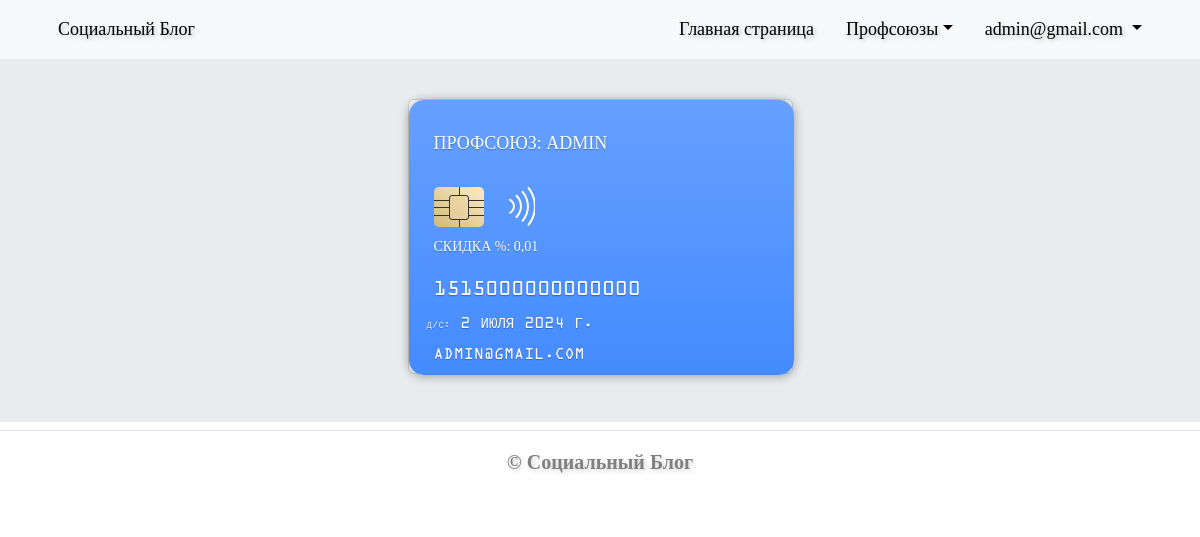
/discontcard/ (signed in), run on the app's committed database.
### users/models/custom_user_model.py (models this page shows, shortened)
class CustomUser(AbstractUser):
    objects = UserManager()
    email = models.EmailField(verbose_name="Эллектронная почта",
                              unique=True)
    password = models.CharField(verbose_name="Пароль: ",
                                unique=True,
                                max_length=255)
    phone_number = PhoneNumberField(verbose_name="Номер телефона",
                                    unique=True,
                                    null=True,
                                    blank=False)
    is_prof_union = models.BooleanField(verbose_name="Является профсоюзом",
                                        default=False)
    discont_card = models.OneToOneField(DiscontCard,
                                 on_delete=models.CASCADE,
                                 verbose_name="Пользователь карты",
                                 blank=True,
                                 null=True)
    is_active = models.BooleanField(
        _('active'),
        default=False,
        help_text=_(
            'Определяет, следует ли считать этого пользователя активным. '
            'Снимите этот флажок вместо удаления учетных записей.'
        ),
    )
    USERNAME_FIELD = 'email'
    REQUIRED_FIELDS = ['username']
    class Meta:
        verbose_name="Пользователь"
        verbose_name_plural="пользователи"

### discontcard/models.py (models this page shows)
class DiscontCard(models.Model):
    number = models.BigIntegerField(verbose_name="Номер скидочной карты",
                                    unique=True)
    data_creation = models.DateField(auto_now=True,
                                     verbose_name="Дата создания")
    procent = models.DecimalField(verbose_name="Процент скидки",
                                  max_digits=3,
                                  decimal_places=2,
                                  default=0)
    is_active = models.BooleanField(default=True,
                                    verbose_name="Статус карты")
    def __str__(self) -> str:
        return str(self.number)
    class Meta:
        verbose_name = "Дисконтная Карта"
        verbose_name_plural = "Дисконтные Карты"

### discontcard/views.py (the view)
# urls.py: path('', DiscontManagerView.as_view(), name='discontcard'),
class DiscontManagerView(DetailView):
    template_name = "discontcard/index.html"
    model = DiscontCard
    context_object_name = "discontcard"
    def get_object(self, queryset = None):
        return DiscontCard.objects.filter(
            number=str(self.request.user.discont_card)
            )[0]

### blog/context_processors.py (called while the page is built)
def navbar_top_dropdown_menu(request):
    return {"topnavbarmenu": get_list_or_404(CustomUser)}

### templates/discontcard/index.html (shortened to what this page needs)
{% extends "base.html" %}
{% block content %}
<div class="d-flex align-items-center justify-content-center">
  <div class="card card_blue">
    <div class="front">
      <div class="investor">Профсоюз: {{request.user.username}}</div>
      <div class="chip">
        <div class="chip__main"></div>
      </div>
			<div class="investor_2">СКИДКА %: {{discontcard.procent}}</div>
      <div class="card-number">
        <div class="card-number__section">{{discontcard.number}}</div>
      </div>
      <div class="end">
        <span class="end__text">д/с:</span>
        <span class="end__date">{{discontcard.data_creation}}</span>
      </div>
      <div class="card-holder">{{request.user.email}}</div>
    </div>
  </div>
</div>
{% endblock %}

### templates/includes/header.html (shortened to what this page needs)
{% load static %}
<header>
  <nav class="navbar navbar-expand-lg bg-body-tertiary">
    <div class="container">
      {% with request.resolver_match.view_name as view_name %}
      <ul class="nav nav-pills">
        <li class="nav-item">
          <a class="nav-link" href="{% url 'blog:main_page' %}">Социальный Блог</a>
          </li>
      </ul>
        <ul class="nav nav-pills">
          <li class="nav-item">
            <a class="nav-link {% if view_name == 'blog:main_page' %} active {% endif %}"
                href="{% url 'blog:main_page' %}">Главная страница</a>
          </li>
          <li class="nav-item dropdown" >
            <a class="nav-link dropdown-toggle" role="button" data-bs-toggle="dropdown" aria-expanded="false">Профсоюзы</a>
          </li>
          {% if request.user.is_authenticated %}
            <li class="nav-item dropdown" >
              <a class="nav-link dropdown-toggle" role="button" data-bs-toggle="dropdown" aria-expanded="false">
                {{request.user.email}}
              </a>
              {% include "includes/dropdown_menu_users_account.html" %}
          {% endif %}
      {% endwith %}
    </div>
  </nav>
</header>

### static_dev/css/stylesheets1.css (style rules this page uses)
a.nav-link { font-family:Times; font-style: normal; color:black; font-size:18px; text-shadow: 2px 2px 4px rgba(146, 146, 146, 0.493); }
div.d-flex { font-family:Times; font-style: normal; color:black; }

### templates/discontcard/index.html (style rules this page uses)
.card { width: 385px; height: 275px; text-align: left; margin-bottom: 2em; }
.card_blue .front { background-image: linear-gradient(rgb(102, 160, 255), rgb(68, 139, 255)); }
.front { position: absolute; width: inherit; height: inherit; border-radius: 15px; color: #ffffff; text-shadow: 0 1px 1px rgba(0, 0, 0, .3); box-shadow: 0 1px 10px 1px rgba(0, 0, 0, .3); backface-visibility: hidden; background-image: linear-gradient(to right, #111, #555); overflow: hidden; transform: translateZ(0); }
.investor { position: relative; font-size: 18px; top: 30px; left: 25px; text-transform: uppercase; }
.investor_2 { position: relative; font-size: 14px; top: 30px; left: 25px; text-transform: uppercase; }
.chip { position: relative; top: 60px; left: 25px; display: flex; align-items: center; justify-content: center; width: 50px; height: 40px; border-radius: 5px; background-image: linear-gradient(to bottom left, #ffecc7, #d0b978); overflow: hidden; }
.chip__main { width: 20px; height: 25px; border: 1px solid #333; border-radius: 3px; background-image: linear-gradient(to bottom left, #efdbab, #e1cb94); z-index: 1; }
.wave { position: relative; top: 20px; left: 100px; }
.card-number { position: relative; display: flex; justify-content: space-between; align-items: center; margin: 50px 25px 10px; font-size: 18px; font-family: 'cc font', monospace; }
.end { margin-left: 18px; font-size: 14px; text-transform: uppercase; font-family: 'cc font', monospace; }
.end__text { font-size: 9px; color: rgba(255, 255, 255, .8); }
.card-holder { margin: 10px 25px; font-size: 14px; text-transform: uppercase; font-family: 'cc font', monospace; }

### data on the page
CustomUser: user.email "admin@gmail.com", user.username "ADMIN", user.email "ADMIN@GMAIL.COM"
DiscontCard: procent "0,01", number "1515000000000000", data_creation "2 ИЮЛЯ 2024 Г."
